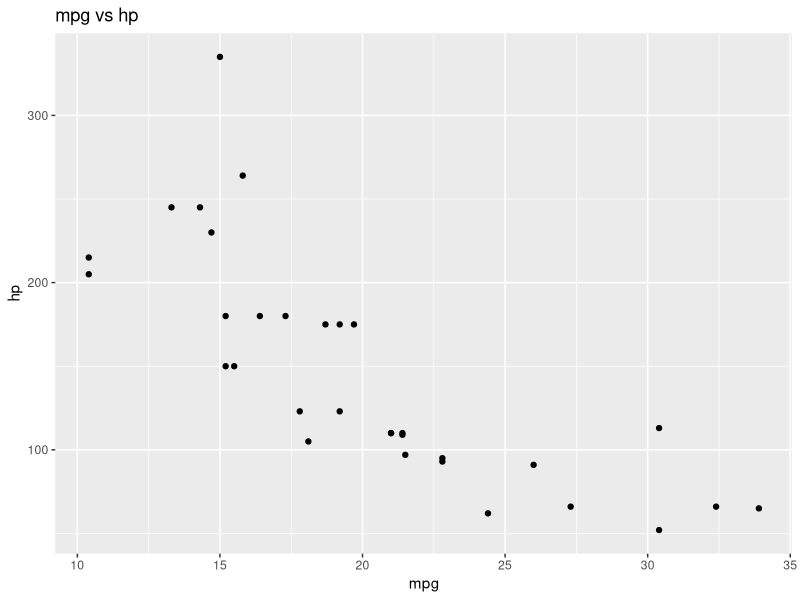

The R script that drew this image:
## ---- chunk 1

library(tidyverse)

## ---- chunk 2

variancefunc <- function(x){
  
  sum(((x - mean(x)))^2)/(length(x)-1)
  
}

var_test <- sample(1:99999, 500)

## ---- chunk 3
  
vartest1 <- variancefunc(var_test)
vartestctrl <- var(var_test)

print(vartest1)
print(vartestctrl)

## ---- chunk 4

both_na <- function(x, y){
  
  sum(is.na(x) & is.na(y))
  
}

## ---- chunk 5

na_1 <- c(1, 3, 5, NA, 7, NA, 8, 9, NA, NA, NA, 10, 19, NA)
na_2 <- c(NA, 1, 2, 3, NA, NA, NA, NA, NA, NA, NA, NA, 20, NA)

bnatest <- both_na(na_1, na_2)

print(bnatest)

## ---- chunk 6

plot_df <- function(df, x, y, title, title_x, title_y){
  
ggplot(df)+
    geom_point(mapping = aes(x, y))+
    labs(title = title, x = title_x, y = title_y)
}

## ---- chunk 7

plot_df(mtcars, mtcars$mpg, mtcars$hp, "mpg vs hp", "mpg", "hp")

## ---- chunk 8

fun_vect <- function(x){
  
  for (i in x) {
    if (is.character(x)) {
    sort(x)
  }
    if (is.numeric(x)) {
      x*2
    }
    else (warning("Input is not a character or numeric vector"))
  }
}

## ---- chunk 9

fun_test <- sample(1:100, 75)
fun_test_char <- c("a", "b", "c", "d")

test1 <- fun_vect(fun_test)
test2 <- fun_vect(fun_test_char)

print(test1)
print(test2)

## ---- chunk 10

mean_test <- function(x){
  ifelse(is.numeric(x), mean(x), warning("X is not a numeric vector and the mean cannot be found"))
}

## ---- chunk 11

mean_test_vec1 <- sample(1:99999, 500)
mean_test_vec2 <- c(1, 3, "d", "e")

mtest <- mean_test(mean_test_vec1)
mtest2 <- mean_test(mean_test_vec2)

print(mtest)

## ---- chunk 12

sum_time <- system.time(sample(1:10, 1000000, replace = TRUE) + 
                          sample(1:10, 1000000, replace = TRUE))

print(sum_time)

big_sum <- sample(1:10, 1000000, replace = TRUE)
big_sum2 <- sample(1:10, 1000000, replace = TRUE)

sum_time2 <- system.time(
  for (i in 1:1000000) {
    big_sum[i] + big_sum2[i]
  }
)
print(sum_time2)

# This needs to run overnight as it takes a VERY long time. 
# This takes entirely too long to run. Over 8 hours.
# Tested to 100,000 and it took ~20 minutes.

# sum_time3 <- system.time(
#   for (i in 1:1000000) {
#     sample(1:10, 1000000, replace = TRUE)[i] + sample(1:10, 1000000, replace = TRUE)[i] 
#   }
# )
# print(sum_time3)

